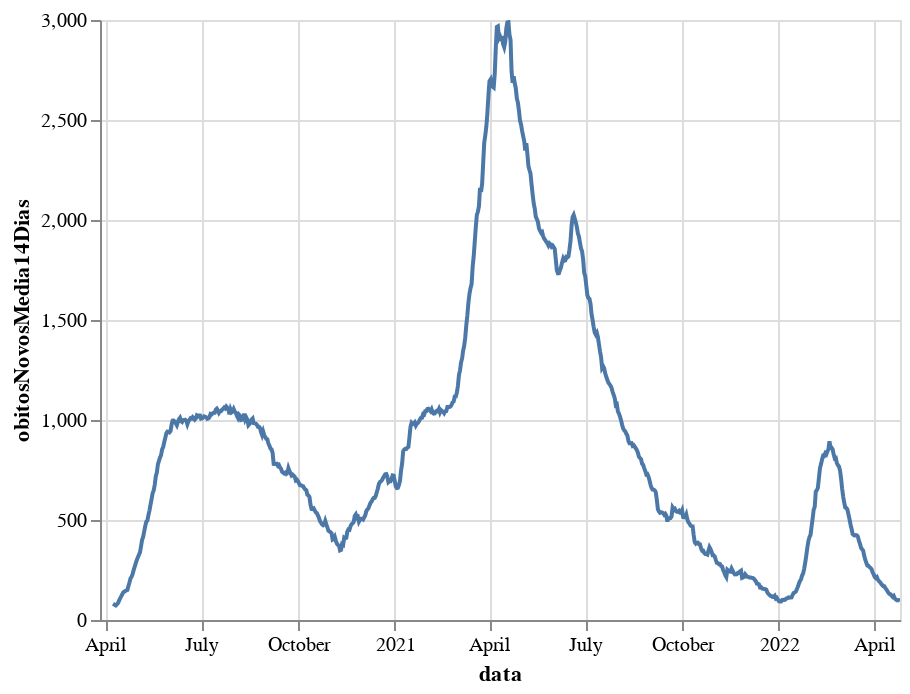

Write notebook code for a chart like this one.
### Code cell
alt.Chart(df_brasil).mark_line().encode(
    x='data',
    y='obitosNovosMedia14Dias',
    tooltip=['data','obitosNovosMedia14Dias']
).interactive()

### Figure 1 — Vega-Lite specification as saved in the notebook (floating-point values rounded to 4 significant figures; data arrays with more than 128 entries replaced by an {"elided": "..."} marker saying what was removed)
{"config": {"view": {"continuousWidth": 400, "continuousHeight": 300}}, "data": {"name": "data-bb0cb7e780cdf7b53aa81be0e49b3d6e"}, "mark": "line", "encoding": {"tooltip": [{"field": "data", "type": "temporal"}, {"field": "obitosNovosMedia14Dias", "type": "quantitative"}], "x": {"field": "data", "type": "temporal"}, "y": {"field": "obitosNovosMedia14Dias", "type": "quantitative"}}, "selection": {"selector001": {"type": "interval", "bind": "scales", "encodings": ["x", "y"]}}, "$schema": "https://vega.github.io/schema/vega-lite/v4.17.0.json", "datasets": {"data-bb0cb7e780cdf7b53aa81be0e49b3d6e": {"elided": "761 records"}}}
